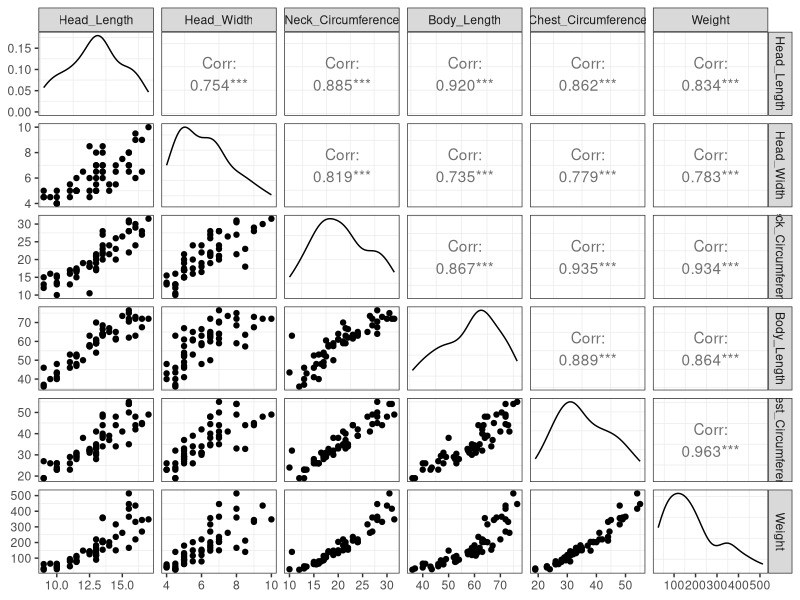

The R script that drew this image:
## ---- chunk 1
knitr::opts_chunk$set(echo = TRUE)
library(tidyverse)
library(knitr)
library(GGally)
library(ggfortify)
library(car)
## ---- chunk 2
bear_data <- read_csv("bear_measurements.csv",
                      show_col_types=FALSE)
## ---- chunk 3
ggpairs(bear_data, columns=4:9 ) +
  theme_bw() +
  theme(panel.grid.major = element_blank() )
## ---- chunk 4
model01 <- lm(Weight^(1/3) ~ Head_Length, data=bear_data)
summary(model01)
model02 <- lm(Weight^(1/3) ~ Head_Width, data=bear_data)
summary(model02)
model03 <- lm(Weight^(1/3) ~ Neck_Circumference, data=bear_data)
summary(model03)
model04 <- lm(Weight^(1/3) ~ Body_Length, data=bear_data)
summary(model04)
model05 <- lm(Weight^(1/3) ~ Chest_Circumference, data=bear_data)
summary(model05)
## ---- chunk 5
full_model <- lm(Weight^(1/3) ~ Head_Length + Head_Width + Neck_Circumference +
                 Body_Length + Chest_Circumference, data=bear_data)
summary(full_model)
## ---- chunk 6
vif(full_model)
## ---- chunk 7
model_reduced <- lm(Weight^(1/3) ~ Head_Length + Head_Width + Body_Length + Chest_Circumference, data=bear_data)
summary(model_reduced)
vif(model_reduced)
## ---- chunk 8
model_reduced2 <- lm(Weight^(1/3) ~ Head_Width + Body_Length + Chest_Circumference, data = bear_data)
summary(model_reduced2)

vif(model_reduced2)
